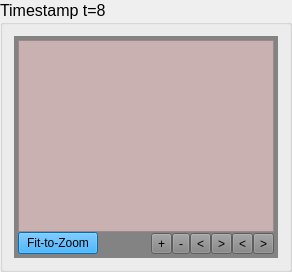
                    <widget class="QGroupBox" name="groupBox_time02">
                     <property name="sizePolicy">
                      <sizepolicy hsizetype="Expanding" vsizetype="Preferred">
                       <horstretch>0</horstretch>
                       <verstretch>0</verstretch>
                      </sizepolicy>
                     </property>
                     <property name="minimumSize">
                      <size>
                       <width>20</width>
                       <height>0</height>
                      </size>
                     </property>
                     <property name="maximumSize">
                      <size>
                       <width>16777215</width>
                       <height>1000</height>
                      </size>
                     </property>
                     <property name="font">
                      <font>
                       <pointsize>12</pointsize>
                       <bold>false</bold>
                      </font>
                     </property>
                     <property name="title">
                      <string>Timestamp t=8</string>
                     </property>
                     <layout class="QGridLayout" name="gridLayout_55">
                      <item row="0" column="0" colspan="2">
                       <widget class="QFrame" name="frame_23">
                        <property name="minimumSize">
                         <size>
                          <width>0</width>
                          <height>200</height>
                         </size>
                        </property>
                        <property name="styleSheet">
                         <string notr="true">border-color: rgb(170, 170, 170);
background-color: rgb(131, 131, 131);
</string>
                        </property>
                        <property name="frameShape">
                         <enum>QFrame::NoFrame</enum>
                        </property>
                        <layout class="QGridLayout" name="gridLayout_50">
                         <property name="leftMargin">
                          <number>4</number>
                         </property>
                         <property name="topMargin">
                          <number>4</number>
                         </property>
                         <property name="rightMargin">
                          <number>4</number>
                         </property>
                         <property name="bottomMargin">
                          <number>4</number>
                         </property>
                         <property name="spacing">
                          <number>0</number>
                         </property>
                         <item row="2" column="7">
                          <layout class="QHBoxLayout" name="horizontalLayout_13">
                           <item>
                            <widget class="QToolButton" name="go_down_data02">
                             <property name="text">
                              <string>&lt;</string>
                             </property>
                             <property name="icon">
                              <iconset theme="QIcon::ThemeIcon::GoDown"/>
                             </property>
                            </widget>
                           </item>
                           <item>
                            <widget class="QToolButton" name="go_up_data02">
                             <property name="text">
                              <string>&gt;</string>
                             </property>
                             <property name="icon">
                              <iconset theme="QIcon::ThemeIcon::GoUp"/>
                             </property>
                            </widget>
                           </item>
                           <item>
                            <widget class="QToolButton" name="go_left_data02">
                             <property name="text">
                              <string>&lt;</string>
                             </property>
                            </widget>
                           </item>
                           <item>
                            <widget class="QToolButton" name="go_right_data02">
                             <property name="text">
                              <string>&gt;</string>
                             </property>
                            </widget>
                           </item>
                          </layout>
                         </item>
                         <item row="2" column="6">
                          <layout class="QHBoxLayout" name="horizontalLayout_10">
                           <item>
                            <widget class="QToolButton" name="zoom_in_data02">
                             <property name="text">
                              <string>+</string>
                             </property>
                             <property name="iconSize">
                              <size>
                               <width>14</width>
                               <height>16</height>
                              </size>
                             </property>
                            </widget>
                           </item>
                           <item>
                            <widget class="QToolButton" name="zoom_out_data02">
                             <property name="text">
                              <string>-</string>
                             </property>
                            </widget>
                           </item>
                          </layout>
                         </item>
                         <item row="1" column="0" rowspan="2">
                          <widget class="QPushButton" name="fit_to_zoom_data02">
                           <property name="styleSheet">
                            <string notr="true">
background-color: rgb(0, 153, 255);</string>
                           </property>
                           <property name="text">
                            <string>Fit-to-Zoom</string>
                           </property>
                           <property name="autoDefault">
                            <bool>false</bool>
                           </property>
                           <property name="default">
                            <bool>false</bool>
                           </property>
                           <property name="flat">
                            <bool>false</bool>
                           </property>
                          </widget>
                         </item>
                         <item row="0" column="0" colspan="8">
                          <widget class="QVTKRenderWindowInteractor" name="vtkWidget_data02">
                           <property name="styleSheet">
                            <string notr="true">background-color: rgb(200, 177, 176);</string>
                           </property>
                          </widget>
                         </item>
                        </layout>
                       </widget>
                      </item>
                     </layout>
                    </widget>
